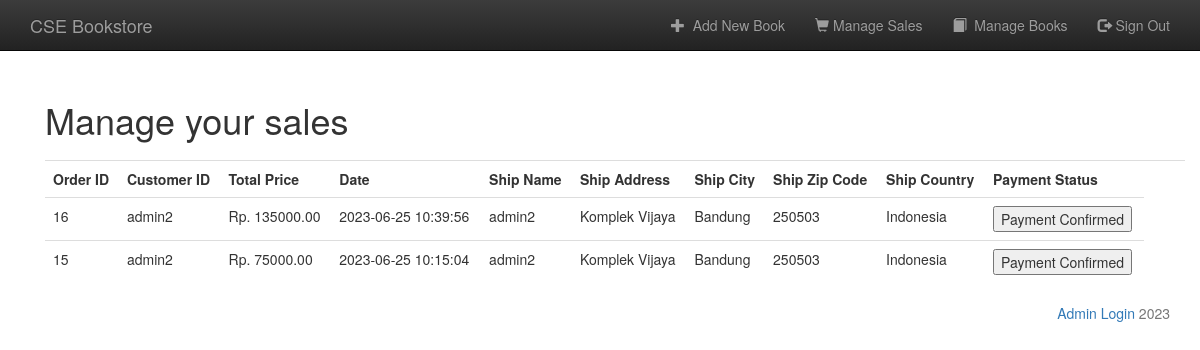
/admin_orders.php (signed in), run on the app's committed database.
### tables this page shows
CREATE TABLE `orders` (
  `orderid` int UNSIGNED NOT NULL,
  `customerid` int UNSIGNED NOT NULL,
  `amount` float(10,2) DEFAULT NULL,
  `payment_status` tinyint(1) DEFAULT NULL,
  `date` timestamp NOT NULL DEFAULT CURRENT_TIMESTAMP,
  `ship_name` char(60) NOT NULL,
  `ship_address` char(80) NOT NULL,
  `ship_city` char(30) NOT NULL,
  `ship_zip_code` char(10) NOT NULL,
  `ship_country` char(20) NOT NULL
);

CREATE TABLE `customers` (
  `customerid` int UNSIGNED NOT NULL,
  `name` varchar(60) NOT NULL,
  `pass` varchar(25) NOT NULL,
  `address` varchar(80) NOT NULL,
  `city` varchar(30) NOT NULL,
  `zip_code` varchar(10) NOT NULL,
  `country` varchar(60) NOT NULL
);

### functions/database_functions.php (called while the page is built, shortened)
<?php
	function getCustomerName($conn, $customerid){
		$query = "SELECT name FROM customers WHERE customerid = '$customerid'";
		$result = mysqli_query($conn, $query);
		$row = mysqli_fetch_assoc($result);
		return $row['name'];
	}
	function getAllOrders($conn){
		$query = "SELECT * from orders ORDER BY date DESC";
		$result = mysqli_query($conn, $query);
		return $result;
	}
?>

### admin_orders.php (the view, shortened to what this page needs)
<?php
	require_once "./template/header_admin.php";
	require_once "./functions/database_functions.php";
	$conn = db_connect();
	$result = getAllOrders($conn);
?>
<div class="container">
	<h1>Manage your sales</h1>
	<table class="table" style="margin-top: 20px">
		<tr>
			<th>Order ID</th>
			<th>Customer ID</th>
			<th>Total Price</th>
			<th>Date</th>
			<th>Ship Name</th>
			<th>Ship Address</th>
			<th>Ship City</th>
			<th>Ship Zip Code</th>
			<th>Ship Country</th>
			<th>Payment Status</th>
			<th>&nbsp;</th>
			<th>&nbsp;</th>
		</tr>
		<?php while($row = mysqli_fetch_assoc($result)){ ?>
	<tr>
		<td><?php echo $row['orderid']; ?></td>
		<td><?php echo getCustomerName($conn, $row['customerid']); ?></td>
		<td><?php echo "Rp. " . $row['amount']; ?></td>
		<td><?php echo $row['date']; ?></td>
		<td><?php echo $row['ship_name']; ?></td>
		<td><?php echo $row['ship_address']; ?></td>
		<td><?php echo $row['ship_city']; ?></td>
		<td><?php echo $row['ship_zip_code']; ?></td>
		<td><?php echo $row['ship_country']; ?></td>
		<td>
			<?php if($row['payment_status'] == false) { ?>
				<form method="post" action="update_payment.php">
					<input type="hidden" name="orderid" value="<?php echo $row['orderid']; ?>">
					<input type="submit" name="submit" class="btn btn-primary" value="Confirm Payment">
				</form>
			<?php } else { ?>
				<button>Payment Confirmed</button>
			<?php } ?>
		</td>
	</tr>
<?php } ?>
	</table>
</div>
<?php
	require_once "./template/footer.php";
?>

### template/header_admin.php (shortened to what this page needs)
<!DOCTYPE html>
<html lang="en">
<head>
  <link href="./bootstrap/css/bootstrap.min.css" rel="stylesheet">
  <link href="./bootstrap/css/bootstrap-theme.min.css" rel="stylesheet">
  <link href="./bootstrap/css/jumbotron.css" rel="stylesheet">
</head>
<body>
  <nav class="navbar navbar-inverse navbar-fixed-top">
    <div class="container">
      <div class="navbar-header">
        <a class="navbar-brand">CSE Bookstore</a>
      </div>
      <div id="navbar" class="navbar-collapse collapse">
        <?php
          if(isset($_SESSION['admin']) && $_SESSION['admin'] === true) {
        ?>
        <ul class="nav navbar-nav navbar-right">
          <li><a href="admin_add.php"><span class="glyphicon glyphicon-plus"></span>&nbsp; Add New Book</a></li>
          <li><a href="admin_orders.php"><span class="glyphicon glyphicon-shopping-cart"></span>&nbsp;Manage Sales</a></li>
          <li><a href="admin_book.php"><span class="glyphicon glyphicon-book"></span>&nbsp; Manage Books</a></li>
          <li><a href="admin_signout.php"><span class="glyphicon glyphicon-log-out"></span>&nbsp;Sign Out</a></li>
        </ul>
        <?php } else { ?>
          <ul class="nav navbar-nav navbar-right">
          <li><a href="customer.php"><span class="glyphicon glyphicon-log-in"></span>&nbsp;Sign in</a></li>
        </ul>
        <?php } ?>
      </div>
    </div>
  </nav>
  <div class="container" id="main">

### template/footer.php (shortened to what this page needs)
<html>
	<body>
		<div>
      	<footer>
				<div class="text-muted pull-right">
						<a href="admin.php">Admin Login</a> 2023
				</div>
      	</footer>
    	</div>
  </body>
</html>

### data on the page
orders: orderid "16", customerid.name "admin2", amount "135000.00", date "2023-06-25 10:39:56", ship_name "admin2", ship_address "Komplek Vijaya", ship_city "Bandung", ship_zip_code "250503", ship_country "Indonesia", payment_status "Payment Confirmed"
orders: orderid "15", customerid.name "admin2", amount "75000.00", date "2023-06-25 10:15:04", ship_name "admin2", ship_address "Komplek Vijaya", ship_city "Bandung", ship_zip_code "250503", ship_country "Indonesia", payment_status "Payment Confirmed"
